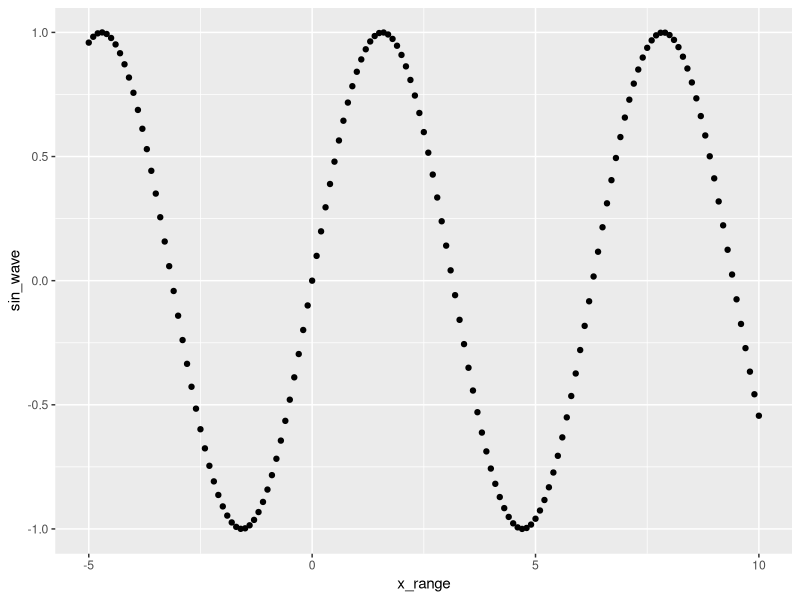
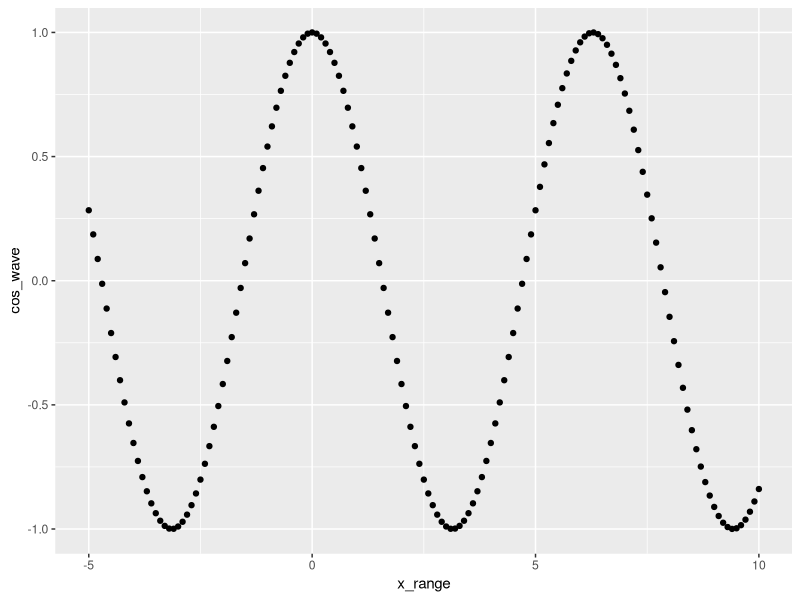
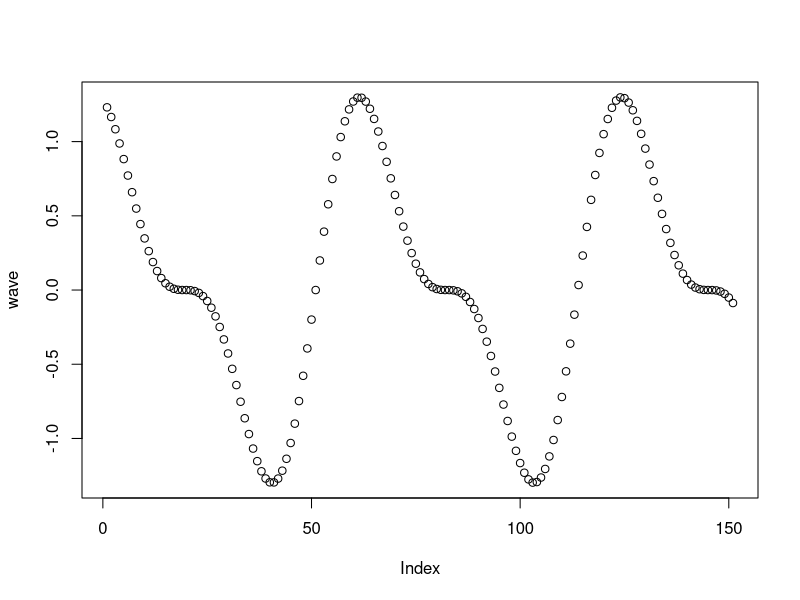

These charts were generated, in order, by the following R code:
# Exercise 1: creating and operating on vectors

# Create a vector `names` that contains your name and the names of 2 people
# next to you. Print the vector.
names <- c("Benjamin", "Cloudy", "Scott")

# Use the colon operator : to create a vector `n` of numbers from 10:49
n <- 10:49
n
# Use the `length()` function to get the number of elements in `n`
print(length(n))

# Add 1 to each element in `n` and print the result
n <- n + 1
n
# Create a vector `m` that contains the numbers 10 to 1 (in that order).
# Hint: use the `seq()` function
m <- seq(10, 1)
m

# Subtract `m` FROM `n`. Note the recycling!
n - m

# Use the `seq()` function to produce a range of numbers from -5 to 10 in `0.1`
# increments. Store it in a variable `x_range`
x_range <- seq(-5, 10, by=0.1)
x_range

# Create a vector `sin_wave` by calling the `sin()` function on each element
# in `x_range`.
sin_wave <- sin(x_range)
sin_wave

library(ggplot2)
qplot(x_range, sin_wave, type="l", x_lab="Time", y_lab="Sine_Wave")
# Create a vector `cos_wave` by calling the `cos()` function on each element
# in `x_range`.
cos_wave <- cos(x_range)
qplot(x_range, cos_wave, type="l", x_lab="Time", y_lab="Cosine_Wave")
# Create a vector `wave` by multiplying `sin_wave` and `cos_wave` together, then
# adding `sin_wave` to the product
wave <- sin_wave * cos_wave + sin_wave
wave

# Use the `plot()` function to plot your `wave`!
plot(wave)